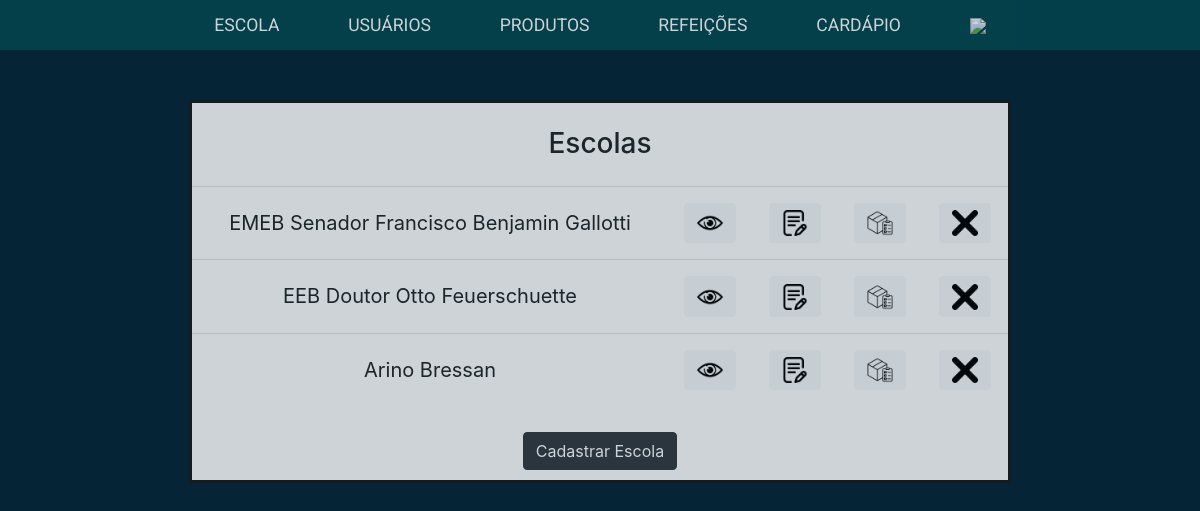
The app's page /sec-educacao/escola/index.php (signed in) with its own data.
### tables this page shows
create table Escola (
    id int primary key auto_increment,
    nomeEscola varchar(100),
    endereco varchar(255),
    cnpj varchar(12),
    email varchar(255),
    numero varchar(8),
    telefone varchar(12),
    alunosEnsInfantil integer,
    alunosEnsFundamental integer
);

### sec-educacao/escola/index.php (the view, shortened to what this page needs)
<?php
require_once "../../funcoes-de-cabecalho.php";
require_once "../../conexao.php";
sectionTop();?>
<h3>Escolas</h3>
<?php
$select = "select * from Escola";
$query = mysqli_query($conexao, $select);
?>
<table class="table">
    <tbody>
<?php
    while($table = mysqli_fetch_array($query)){
        $idEscola = $table['id'];
        $nome = $table['nomeEscola'];
        echo"<tr><td>$nome</td>"
            . "<td><button class='btn btn-light visualizar-escola my-1' value='$idEscola'><img src='../../estilo/icones/eye.png' width=26px/></button></td>"
            . "<td><a class='btn btn-light my-1' href='verificar-escola.php?id=$idEscola&acao=atualizar'><img src='../../estilo/icones/edit.png' width=26px/></a></td>"
            . "<td><a class='btn btn-light my-1' href='estoque/estoque.php?id=$idEscola'><img src='../../estilo/icones/box.png' width=26px/></a></td>"
            . "<td><button class='btn btn-light excluir-escola my-1' value='$idEscola'><img src='../../estilo/icones/delete.png' width=26px/></button></td>"
            . "</tr>";
    }
?>
</tbody>
</table>
<a href="verificar-escola.php?acao=cadastrar" class="btn btn-dark cadastrar-escola buttonLink">Cadastrar Escola</a>

### estilo/style.css (style rules this page uses)
body { background-color: #052537 !important; text-decoration: none; }
.buttonLink { color: white !important; }
#Box a { text-decoration: none; color: black; }
a:link { text-decoration: none !important; }
input, td, tr { text-align: center; vertical-align: middle !important; font-weight: 400; }
@media (min-width: 1200px) { body { height: 100%; width: 100%; background-size: cover; position: relative; text-align-last: center; text-align: center; } }
@media (min-width: 1200px) { .buttonLink { margin: 10px auto; } }
@media (min-width: 1200px) { tr td { font-size: 20px; } }
@media (min-width: 1200px) { h3 { margin: 3% 3%; } }

### records on screen
escola: nomeEscola "EMEB Senador Francisco Benjamin Gallotti", $idEscola 1 (drawn)
escola: nomeEscola "EEB Doutor Otto Feuerschuette", $idEscola 2 (drawn)
escola: nomeEscola "Arino Bressan", $idEscola 3 (drawn)
